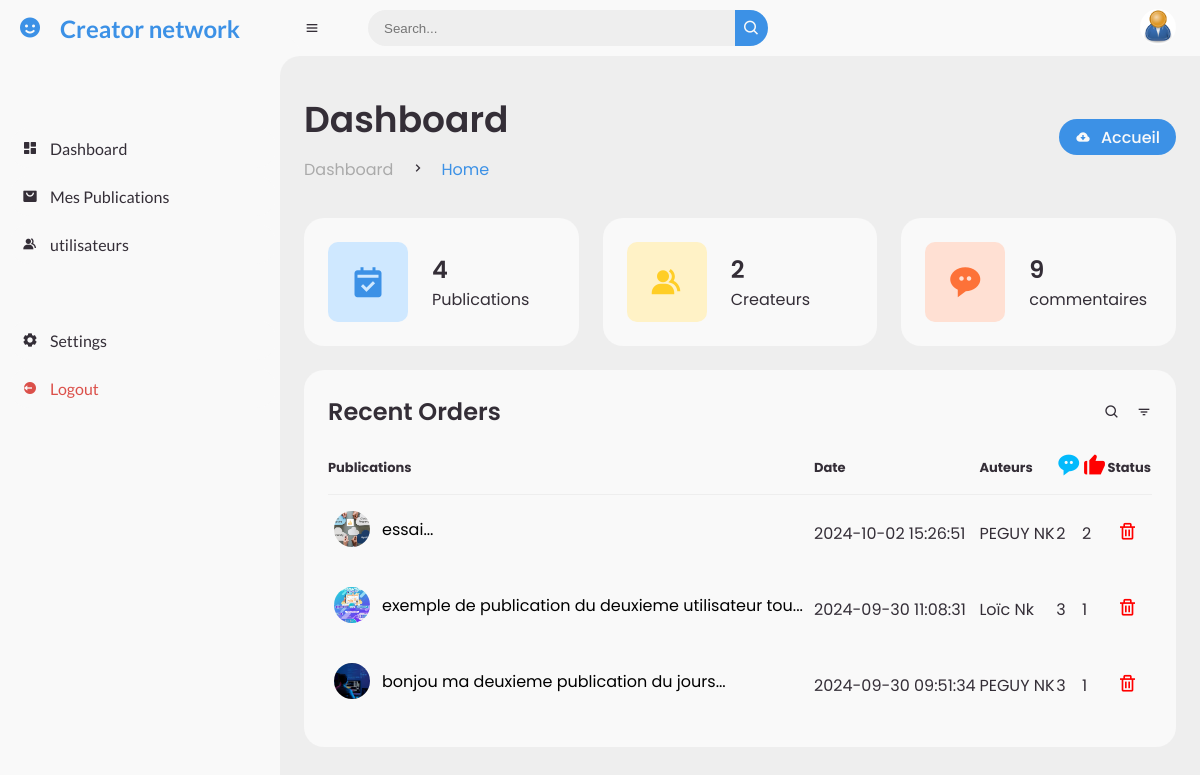
Page /admin/index.php (signed in) on the earlier database version.
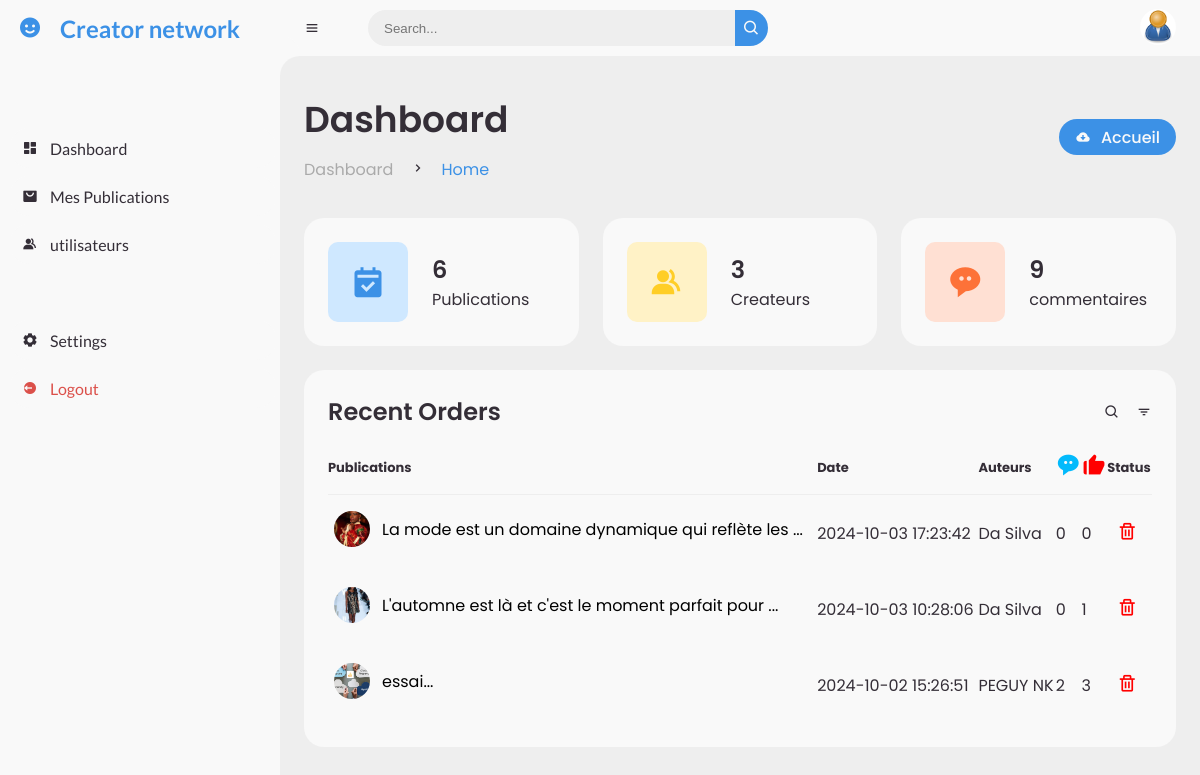
Same page on the later database version.
### tables this page shows
CREATE TABLE IF NOT EXISTS `contenus` (
  `id` int NOT NULL AUTO_INCREMENT,
  `type` enum('texte','image','video') NOT NULL,
  `description` text,
  `image` varchar(255) DEFAULT NULL,
  `video` varchar(255) DEFAULT NULL,
  `utilisateur_id` int NOT NULL,
  `date_creation` timestamp NULL DEFAULT CURRENT_TIMESTAMP,
  PRIMARY KEY (`id`),
  KEY `utilisateur_id` (`utilisateur_id`),
  CONSTRAINT `contenus_ibfk_1` FOREIGN KEY (`utilisateur_id`) REFERENCES `createurs` (`id_user`) ON DELETE CASCADE
);

CREATE TABLE IF NOT EXISTS `createurs` (
  `id_user` int NOT NULL AUTO_INCREMENT,
  `nom` varchar(100) NOT NULL,
  `email` varchar(100) NOT NULL,
  `motdepasse` varchar(255) NOT NULL,
  `bio` text,
  `date_inscription` timestamp NULL DEFAULT CURRENT_TIMESTAMP,
  `photo` text,
  `tel` int DEFAULT NULL,
  PRIMARY KEY (`id_user`),
  UNIQUE KEY `email` (`email`)
);

### admin/inc/function.php (called while the page is built, shortened)
<?php
   include('../inc/db_connect.php');
function recupererStatistiques($pdo) {
    $statistiques = [];
    $stmt = $pdo->query("SELECT COUNT(*) AS nombre_contenus FROM contenus");
    $statistiques['nombre_contenus'] = $stmt->fetchColumn();
    $stmt = $pdo->query("SELECT COUNT(DISTINCT id_user) AS nombre_createurs FROM createurs");
    $statistiques['nombre_createurs'] = $stmt->fetchColumn();
    $stmt = $pdo->query("SELECT COUNT(*) AS nombre_commentaires FROM commentaires");
    $statistiques['nombre_commentaires'] = $stmt->fetchColumn();
    return $statistiques;
}
$statistiques = recupererStatistiques($pdo);
function recupererDerniersContenus($pdo) {
    $sql = "
        SELECT c.*,
               u.nom AS nom_utilisateur,
               (SELECT COUNT(*) FROM commentaires WHERE contenu_id = c.id) AS nombre_commentaires,
               (SELECT COUNT(*) FROM likes WHERE contenu_id = c.id) AS nombre_likes
        FROM contenus c
        JOIN createurs u ON c.utilisateur_id = u.id_user
        ORDER BY c.date_creation DESC
        LIMIT 3
    ";
    $stmt = $pdo->query($sql);
    return $stmt->fetchAll(PDO::FETCH_ASSOC);
}
$derniers_contenus = recupererDerniersContenus($pdo);
?>

### admin/index.php (the view, shortened to what this page needs)
<?php
	require 'inc/function.php';
?>
<!DOCTYPE html>
<html lang="en">
<head>
	<link href='https://unpkg.com/boxicons@2.0.9/css/boxicons.min.css' rel='stylesheet'>
	<link rel="stylesheet" href="style.css">
</head>
<body>
		<?php include('inc/nav.php');?>
	<section id="content">
		<nav>
			<i class='bx bx-menu' ></i>
			<form action="#">
				<div class="form-input">
					<input type="search" placeholder="Search...">
					<button type="submit" class="search-btn"><i class='bx bx-search' ></i></button>
				</div>
			</form>
			<a href="#" class="profile">
				<img src="<?php echo $_SESSION['photo'];?>">
			</a>
		</nav>
		<main>
			<div class="head-title">
				<div class="left">
					<h1>Dashboard</h1>
					<ul class="breadcrumb">
						<li>
							<a href="#">Dashboard</a>
						</li>
						<li><i class='bx bx-chevron-right' ></i></li>
						<li>
							<a class="active" href="#">Home</a>
						</li>
					</ul>
				</div>
				<a href="../" class="btn-download">
					<i class='bx bxs-cloud-download' ></i>
					<span class="text">Accueil</span>
				</a>
			</div>
			<ul class="box-info">
				<li>
					<i class='bx bxs-calendar-check' ></i>
					<span class="text">
						<h3><?php echo htmlspecialchars($statistiques['nombre_contenus']); ?></h3>
						<p>Publications</p>
					</span>
				</li>
				<li>
					<i class='bx bxs-group' ></i>
					<span class="text">
						<h3><?php echo htmlspecialchars($statistiques['nombre_createurs']); ?></h3>
						<p>Createurs</p>
					</span>
				</li>
				<li>
					<i class='bx bxs-message-rounded-dots'></i>
					<span class="text">
						<h3><?php echo htmlspecialchars($statistiques['nombre_commentaires']); ?></h3>
						<p>commentaires</p>
					</span>
				</li>
			</ul>
			<div class="table-data">
				<div class="order">
					<div class="head">
						<h3>Recent Orders</h3>
						<i class='bx bx-search' ></i>
						<i class='bx bx-filter' ></i>
					</div>
					<table>
						<thead>
							<tr>
								<th>Publications</th>
								<th>Date</th>
								<th>Auteurs</th>
								<th><i class='bx bxs-message-rounded-dots comment'></i></th>
								<th><i class='bx bxs-like like' ></i></th>
								<th>Status</th>
							</tr>
						</thead>
						<tbody>
							<?php foreach ($derniers_contenus as $content) {?>
									<tr>
											<td>
													<img src="<?php echo $content['image'];?>">
												<a href="../">
													<p><?php echo substr($content['description'], 0, 50);?>... </p>
												</a>
											</td>
											<td><?php echo $content['date_creation'];?></td>
											<td><?php echo $content['nom_utilisateur'];?></td>
											<td><?php echo $content['nombre_commentaires'];?></td>
											<td><?php echo $content['nombre_likes'];?></td>
											<td>
											<form method="post" action="">
												<button type="submit" name="supprimer" class="button"><i class='bx bx-trash' ></i></button>
											</form>
											</td>
									</tr>
							<?php }?>
						</tbody>
					</table>
				</div>
			</div>
		</main>
	</section>
</body>
</html>

Differences in the rows shown:
no longer on this page (row unchanged): contenus: image (picture), description "exemple de publication du deuxieme utilisateur tou", date_creation "2024-09-30 11:08:31", utilisateur.nom "Loïc Nk", nombre_commentaires "3", nombre_likes "1"
no longer on this page (row unchanged): contenus: image (picture), description "bonjou ma deuxieme publication du jours", date_creation "2024-09-30 09:51:34", utilisateur.nom "PEGUY NK", nombre_commentaires "3", nombre_likes "1"
added contenus: image (picture), description "La mode est un domaine dynamique qui reflète les", date_creation "2024-10-03 17:23:42", utilisateur.nom "Da Silva", nombre_commentaires "0", nombre_likes "0"
added contenus: image (picture), description "L'automne est là et c'est le moment parfait pour", date_creation "2024-10-03 10:28:06", utilisateur.nom "Da Silva", nombre_commentaires "0", nombre_likes "1"
computed for contenus "essai": nombre_likes "2" → "3"
Other differences:
$statistiques['nombre_contenus']: "4" → "6"
$statistiques['nombre_createurs']: "2" → "3"
